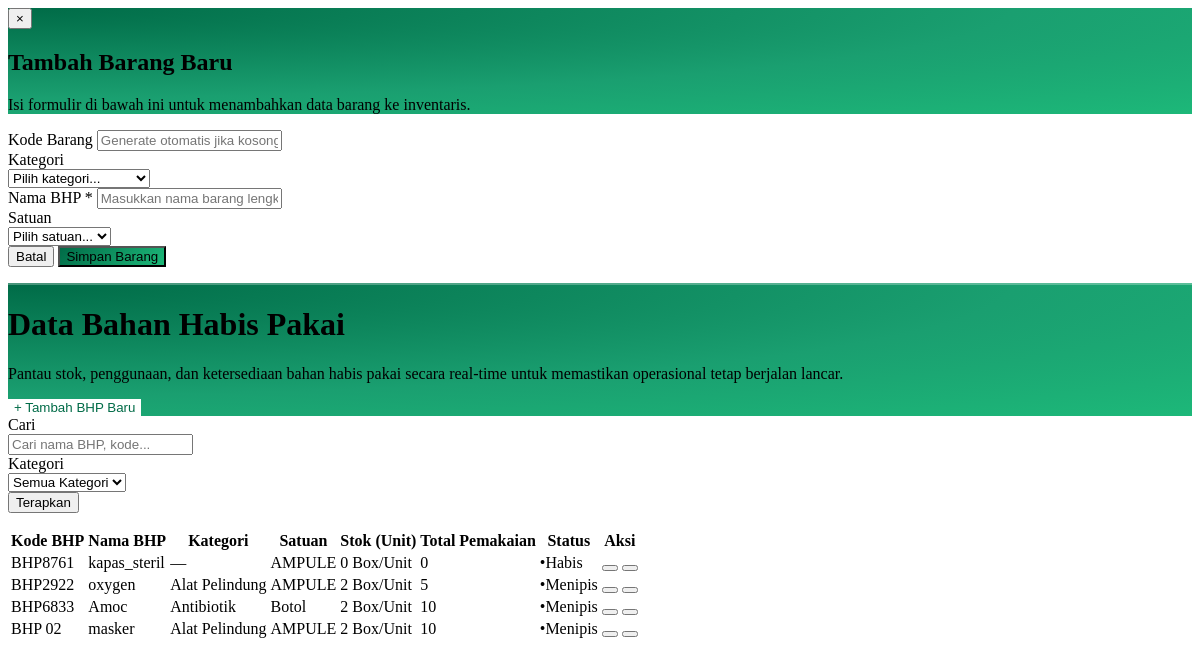
/dokter/contents/data_bhp.php, run on the app's committed database.
### tables this page shows
CREATE TABLE `bhp` (
  `id_bhp` int UNSIGNED NOT NULL,
  `Kode_bhp` varchar(20) DEFAULT NULL,
  `Nama_bhp` varchar(100) NOT NULL,
  `Jumlah` int DEFAULT '0',
  `isi_per_stok` int NOT NULL DEFAULT '1',
  `Pemakaian` varchar(12) DEFAULT '0',
  `id_kategori` int UNSIGNED DEFAULT NULL,
  `id_satuan` int UNSIGNED DEFAULT NULL
);

CREATE TABLE `satuan_bhp` (
  `id_satuan` int UNSIGNED NOT NULL,
  `Nama_satuan` varchar(30) NOT NULL
);

CREATE TABLE `kategori_bhp` (
  `id_kategori` int UNSIGNED NOT NULL,
  `Kode_kategori` varchar(20) DEFAULT NULL,
  `Nama_kategori` varchar(50) NOT NULL
);

### config/database.php (called while the page is built, shortened)
<?php
class Database
{
    private static ?Database $instance = null;
    private PDO $pdo;
    private string $host     = 'localhost';
    private string $dbname   = 'db_poli_gigi';
    private string $username = 'root';
    private string $password = '';
    private string $charset  = 'utf8mb4';
    private function __construct()
    {
        $dsn = "mysql:host={$this->host};dbname={$this->dbname};charset={$this->charset}";
        $options = [
            PDO::ATTR_ERRMODE            => PDO::ERRMODE_EXCEPTION,
            PDO::ATTR_DEFAULT_FETCH_MODE => PDO::FETCH_ASSOC,
            PDO::ATTR_EMULATE_PREPARES   => false,
        ];
        try {
            $this->pdo = new PDO($dsn, $this->username, $this->password, $options);
        } catch (PDOException $e) {
            error_log('[Database] ' . $e->getMessage());
            die(json_encode([
                'status'  => 'error',
                'message' => 'Koneksi database gagal. Silakan coba lagi nanti.'
            ]));
        }
    }
    public static function getInstance(): Database
    {
        if (self::$instance === null) {
            self::$instance = new self();
        }
        return self::$instance;
    }
    public function getConnection(): PDO
    {
        return $this->pdo;
    }
}

### classes/BhpManager.php (called while the page is built, shortened)
<?php
class BhpManager
{
    private PDO $db;
    public function __construct()
    {
        $this->db = Database::getInstance()->getConnection();
    }
    public function getAllBhp(array $filter = []): array
    {
        $where  = [];
        $params = [];
        $sql = 'SELECT b.*, k.Nama_kategori, k.Kode_kategori, s.Nama_satuan
                FROM bhp b
                LEFT JOIN kategori_bhp k ON b.id_kategori = k.id_kategori
                LEFT JOIN satuan_bhp s ON b.id_satuan = s.id_satuan';
        $sql .= ' ORDER BY b.id_bhp DESC';
        if (isset($filter['limit'])) {
            $sql .= ' LIMIT ' . (int)$filter['limit'];
            if (isset($filter['offset'])) {
                $sql .= ' OFFSET ' . (int)$filter['offset'];
            }
        }
        $stmt = $this->db->prepare($sql);
        $stmt->execute($params);
        return $stmt->fetchAll();
    }
}

### dokter/contents/data_bhp.php (the view, shortened to what this page needs)
<?php
$mgr       = new BhpManager();
$p      = max(1, (int)($_GET['p'] ?? 1));
$limit  = 10;
$offset = ($p - 1) * $limit;
$filter    = [
  'keyword'     => $_GET['keyword']     ?? '',
  'id_kategori' => $_GET['id_kategori'] ?? '',
  'limit'       => $limit,
  'offset'      => $offset
];
$bhpList      = $mgr->getAllBhp($filter);
$kategoriList = $mgr->getAllKategori();
if (!function_exists('stokStatus')) {
  function stokStatus(int $jumlah, int $Pemakaian): array
  {
    if ($jumlah <= 0)            return ['label' => 'Habis',   'cls' => 'text-red-600',   'dot' => 'text-red-500'];
    if ($jumlah <= $Pemakaian)    return ['label' => 'Menipis', 'cls' => 'text-amber-600', 'dot' => 'text-amber-500'];
    return                               ['label' => 'Aman',   'cls' => 'text-emerald-600', 'dot' => 'text-emerald-500'];
  }
}
?>
<div id="modalBhp"
  class="hidden fixed inset-0 z-[9999] items-center justify-center p-4"
  style="background:rgba(15,23,42,0.45);backdrop-filter:blur(4px);"
  onclick="if(event.target===this)closeBhpModal()">
  <div class="relative w-full max-w-2xl rounded-2xl overflow-hidden shadow-2xl"
    style="background:#fff;animation:bhpModalIn2 .25s cubic-bezier(.34,1.56,.64,1) both;">
    <div class="relative px-7 pt-6 pb-5"
      style="background:radial-gradient(ellipse at 0% 0%,#006B47 0%,#1A9F70 60%,#1DB879 100%);">
      <button onclick="closeBhpModal()"
        class="absolute top-4 right-5 text-white/70 hover:text-white text-xl leading-none">&times;</button>
      <h2 class="font-bold text-white text-xl leading-tight" id="bhpModalTitle">Tambah Barang Baru</h2>
      <p class="text-white/80 text-sm mt-1">Isi formulir di bawah ini untuk menambahkan data barang ke inventaris.</p>
    </div>
    <form id="formBhp" class="p-7 space-y-5">
      <div class="grid grid-cols-1 sm:grid-cols-2 gap-5">
        <div class="flex flex-col gap-1.5">
          <label for="bhpKode" class="text-sm font-semibold text-slate-700">Kode Barang</label>
          <input id="bhpKode" name="kode_bhp" type="text"
            class="h-11 px-4 border border-slate-200 rounded-xl text-sm text-slate-700 font-medium outline-none focus:border-emerald-500 focus:ring-2 focus:ring-emerald-500/20 transition-all placeholder:text-slate-300 shadow-sm"
            placeholder="Generate otomatis jika kosong" />
        </div>
        <div class="flex flex-col gap-1.5">
          <label for="bhpKategori" class="text-sm font-semibold text-slate-700">Kategori</label>
          <div class="relative group">
            <select id="bhpKategori" name="id_kategori" onchange="this.classList.toggle('text-slate-700',this.value!=='');this.classList.toggle('text-slate-400',this.value==='');"
              class="w-full h-11 pl-9 pr-10 border border-slate-200 rounded-xl text-sm text-slate-400 font-medium outline-none focus:border-emerald-500 focus:ring-2 focus:ring-emerald-500/20 transition-all appearance-none cursor-pointer shadow-sm bg-white hover:border-slate-300">
              <option value="">Pilih kategori...</option>
            </select>
          </div>
        </div>
      </div>
      <div class="flex flex-col gap-1.5">
        <label for="bhpNama" class="text-sm font-semibold text-slate-700">Nama BHP <span class="text-red-500">*</span></label>
        <input id="bhpNama" name="nama_bhp" type="text" required
          placeholder="Masukkan nama barang lengkap"
          class="h-11 px-4 border border-slate-200 rounded-xl text-sm text-slate-700 font-medium outline-none focus:border-emerald-500 focus:ring-2 focus:ring-emerald-500/20 transition-all placeholder:text-slate-300 shadow-sm" />
      </div>
      <div class="grid grid-cols-1 gap-5">
        <div class="flex flex-col gap-1.5">
          <label for="bhpSatuan" class="text-sm font-semibold text-slate-700">Satuan</label>
          <div class="relative group">
            <select id="bhpSatuan" name="id_satuan" onchange="this.classList.toggle('text-slate-700',this.value!=='');this.classList.toggle('text-slate-400',this.value==='');"
              class="w-full h-11 pl-9 pr-10 border border-slate-200 rounded-xl text-sm text-slate-400 font-medium outline-none focus:border-emerald-500 focus:ring-2 focus:ring-emerald-500/20 transition-all appearance-none cursor-pointer shadow-sm bg-white hover:border-slate-300">
              <option value="">Pilih satuan...</option>
            </select>
          </div>
        </div>
      </div>
      <div class="flex justify-end gap-3 pt-2">
        <button type="button" onclick="closeBhpModal()"
          class="px-5 py-2.5 rounded-xl border border-slate-200 text-sm font-semibold text-slate-600 hover:bg-slate-50 transition-colors">Batal</button>
        <button type="submit" id="btnSimpanBhp"
          class="px-6 py-2.5 rounded-xl text-sm font-bold text-white transition-all hover:opacity-90 active:scale-95 shadow-sm"
          style="background:linear-gradient(135deg,#006B47 0%,#1DB879 100%);">Simpan Barang</button>
      </div>
    </form>
  </div>
</div>
<div class="w-full p-4 sm:p-6 lg:p-8">
  <div class="max-w-[1400px] mx-auto space-y-6 w-full">
    <div class="relative w-full rounded-2xl overflow-hidden mb-2"
      style="background:radial-gradient(ellipse at 0% 0%,#006B47 0%,#1A9F70 60%,#1DB879 100%);">
      <div class="relative z-10 flex flex-col sm:flex-row items-start sm:items-center justify-between gap-6 px-6 py-6 sm:px-8 sm:py-7">
        <div class="flex items-center gap-4 sm:gap-5 min-w-0">
          <div class="flex items-center justify-center w-12 h-12 sm:w-14 sm:h-14 rounded-2xl flex-shrink-0"
            style="background:rgba(255,255,255,0.12);border:1px solid rgba(255,255,255,0.18);">
          </div>
          <div class="flex flex-col gap-1 min-w-0">
            <h1 class="font-display font-bold text-white text-xl sm:text-2xl lg:text-3xl leading-tight">Data Bahan Habis Pakai</h1>
            <p class="font-plex font-medium text-white/90 text-[13px] sm:text-[14px] leading-relaxed hidden sm:block max-w-2xl">
              Pantau stok, penggunaan, dan ketersediaan bahan habis pakai secara real-time untuk memastikan operasional tetap berjalan lancar.
            </p>
          </div>
        </div>
        <div class="flex-shrink-0 w-full sm:w-auto">
          <button id="btnTambahBHP" onclick="openBhpModal()"
            class="w-full sm:w-auto flex items-center justify-center gap-2 px-5 py-2.5 rounded-xl font-plex font-bold text-[14px] transition-all duration-200 hover:bg-slate-50 active:scale-95 whitespace-nowrap shadow-sm"
            style="background:#fff;color:#006B47;border:none;">
            <span class="text-base font-bold leading-none">+</span> Tambah BHP Baru
          </button>
        </div>
      </div>
    </div>
    <div class="bg-white border border-slate-200 rounded-2xl shadow-sm flex flex-col">
      <form method="GET" action="" class="p-5 sm:p-6 border-b border-slate-100 flex flex-col xl:flex-row gap-4 items-end bg-white rounded-t-2xl relative z-10">
        <div class="w-full xl:w-[40%] flex flex-col gap-1.5">
          <label class="text-[11px] font-bold text-slate-400 uppercase tracking-widest">Cari</label>
          <div class="relative">
            <input type="text" name="keyword" value="<?php echo htmlspecialchars($filter['keyword']); ?>"
              placeholder="Cari nama BHP, kode..."
              class="w-full h-11 pl-10 pr-4 bg-white border border-slate-200 rounded-xl text-sm focus:ring-2 focus:ring-brand-500/20 focus:border-brand-500 outline-none transition-all placeholder:text-slate-400 font-medium text-slate-700 shadow-sm hover:border-slate-300">
          </div>
        </div>
        <div class="w-full sm:w-1/2 xl:w-[20%] flex flex-col gap-1.5">
          <label class="text-[11px] font-bold text-slate-400 uppercase tracking-widest">Kategori</label>
          <div class="relative">
            <select name="id_kategori"
              class="w-full h-11 pl-4 pr-10 bg-white border border-slate-200 rounded-xl text-sm focus:ring-2 focus:ring-brand-500/20 focus:border-brand-500 outline-none transition-all font-medium text-slate-700 appearance-none cursor-pointer shadow-sm hover:border-slate-300">
              <option value="">Semua Kategori</option>
            </select>
          </div>
        </div>
        <button type="submit"
          class="w-full xl:w-auto h-11 px-6 bg-brand-600 text-white rounded-xl font-bold hover:bg-brand-700 transition-colors text-sm shrink-0">
          Terapkan
        </button>
      </form>
      <div class="overflow-x-auto w-full relative z-0">
        <table class="w-full text-left whitespace-nowrap">
          <thead>
            <tr class="bg-white text-[11px] uppercase tracking-wider text-slate-400 border-b border-slate-200 font-bold">
              <th class="py-4 px-6">Kode BHP</th>
              <th class="py-4 px-6">Nama BHP</th>
              <th class="py-4 px-6">Kategori</th>
              <th class="py-4 px-6">Satuan</th>
              <th class="py-4 px-6">Stok (Unit)</th>
              <th class="py-4 px-6">Total Pemakaian</th>
              <th class="py-4 px-6">Status</th>
              <th class="py-4 px-6 text-right">Aksi</th>
            </tr>
          </thead>
          <tbody class="text-[13px] font-plex divide-y divide-slate-100 text-slate-600">
            <?php if (empty($bhpList)): ?>
              <tr>
                <td colspan="8" class="px-6 py-14 text-center text-slate-400">
                  <i class="fas fa-box-open text-4xl mb-3 opacity-30 block"></i>
                  <?php echo ($filter['keyword'] || $filter['id_kategori'])
                    ? 'Tidak ada BHP yang cocok dengan filter.'
                    : 'Belum ada data BHP. Klik "+ Tambah BHP Baru" untuk memulai.'; ?>
                </td>
              </tr>
            <?php else: ?>
              <?php
              $katColors = [
                ['bg' => 'bg-emerald-100/50', 'text' => 'text-emerald-600', 'border' => 'border-emerald-100/50'],
                ['bg' => 'bg-amber-100/50',  'text' => 'text-amber-600',  'border' => 'border-amber-100/50'],
                ['bg' => 'bg-blue-100/50',   'text' => 'text-blue-600',   'border' => 'border-blue-100/50'],
                ['bg' => 'bg-purple-100/50', 'text' => 'text-purple-600', 'border' => 'border-purple-100/50'],
                ['bg' => 'bg-rose-100/50',   'text' => 'text-rose-600',   'border' => 'border-rose-100/50'],
              ];
              $katColorMap = [];
              foreach ($kategoriList as $idx => $k) $katColorMap[$k['id_kategori']] = $katColors[$idx % count($katColors)];
              foreach ($bhpList as $bhp):
                $status = stokStatus((int)$bhp['Jumlah'], (int)$bhp['Pemakaian']);
                $col    = $katColorMap[$bhp['id_kategori']] ?? $katColors[0];
              ?>
                <tr class="hover:bg-slate-50/50 transition-colors group bg-white" id="bhp-row-<?php echo $bhp['id_bhp']; ?>">
                  <td class="py-5 px-6 font-semibold text-slate-700"><?php echo htmlspecialchars($bhp['Kode_bhp'] ?? '-'); ?></td>
                  <td class="py-5 px-6 font-semibold text-slate-800"><?php echo htmlspecialchars($bhp['Nama_bhp']); ?></td>
                  <td class="py-5 px-6">
                    <?php if ($bhp['Nama_kategori']): ?>
                      <span class="inline-flex items-center px-3 py-1.5 rounded-md text-[11px] font-bold <?php echo $col['bg'] . ' ' . $col['text'] . ' border ' . $col['border']; ?>">
                        <?php echo htmlspecialchars($bhp['Nama_kategori']); ?>
                      </span>
                    <?php else: ?>
                      <span class="text-slate-300 text-xs">—</span>
                    <?php endif; ?>
                  </td>
                  <td class="py-5 px-6 font-medium text-slate-600"><?php echo $bhp['Nama_satuan'] ? htmlspecialchars($bhp['Nama_satuan']) : '—'; ?></td>
                  <td class="py-5 px-6 font-medium text-slate-600">
                    <span class="font-bold text-slate-700 text-sm"><?php echo number_format((int)$bhp['Jumlah']); ?></span>
                    <span class="text-xs ml-1">Box/Unit</span>
                  </td>
                  <td class="py-5 px-6 font-medium text-slate-500">
                    <div class="font-bold text-emerald-600 text-sm"><?php echo number_format((int)$bhp['Pemakaian']); ?></div>
                  </td>
                  <td class="py-5 px-6">
                    <span class="<?php echo $status['cls']; ?> font-bold text-[11px] tracking-widest uppercase">
                      <span class="<?php echo $status['dot']; ?> mr-1.5 text-[14px] leading-none tracking-normal">&bull;</span><?php echo $status['label']; ?>
                    </span>
                  </td>
                  <td class="py-5 px-6 text-right">
                    <div class="flex items-center justify-end gap-2">
                      <button onclick="editBhp(<?php echo htmlspecialchars(json_encode($bhp), ENT_QUOTES); ?>)"
                        class="text-blue-600 hover:text-blue-800 hover:bg-blue-50 w-8 h-8 flex items-center justify-center rounded-lg transition-colors border border-blue-100/50 bg-white shadow-sm" title="Edit">
                      </button>
                      <button onclick="deleteBhp(<?php echo $bhp['id_bhp']; ?>, '<?php echo htmlspecialchars($bhp['Nama_bhp'], ENT_QUOTES); ?>')"
                        class="text-red-500 hover:text-red-700 hover:bg-red-50 w-8 h-8 flex items-center justify-center rounded-lg transition-colors border border-red-100/50 bg-white shadow-sm" title="Hapus">
                      </button>
                    </div>
                  </td>
                </tr>
              <?php endforeach; ?>
            <?php endif; ?>
          </tbody>
        </table>
      </div>
    </div>
  </div>
</div>

### data on the page
bhp: Kode_bhp "BHP8761", Nama_bhp "kapas_steril", id_satuan.Nama_satuan "AMPULE", Jumlah "0", Pemakaian "0", Jumlah+Pemakaian "Habis"
bhp: Kode_bhp "BHP2922", Nama_bhp "oxygen", id_kategori.Nama_kategori "Alat Pelindung", id_satuan.Nama_satuan "AMPULE", Jumlah "2", Pemakaian "5", Jumlah+Pemakaian "Menipis"
bhp: Kode_bhp "BHP6833", Nama_bhp "Amoc", id_kategori.Nama_kategori "Antibiotik", id_satuan.Nama_satuan "Botol", Jumlah "2", Pemakaian "10", Jumlah+Pemakaian "Menipis"
bhp: Kode_bhp "BHP 02", Nama_bhp "masker", id_kategori.Nama_kategori "Alat Pelindung", id_satuan.Nama_satuan "AMPULE", Jumlah "2", Pemakaian "10", Jumlah+Pemakaian "Menipis"
